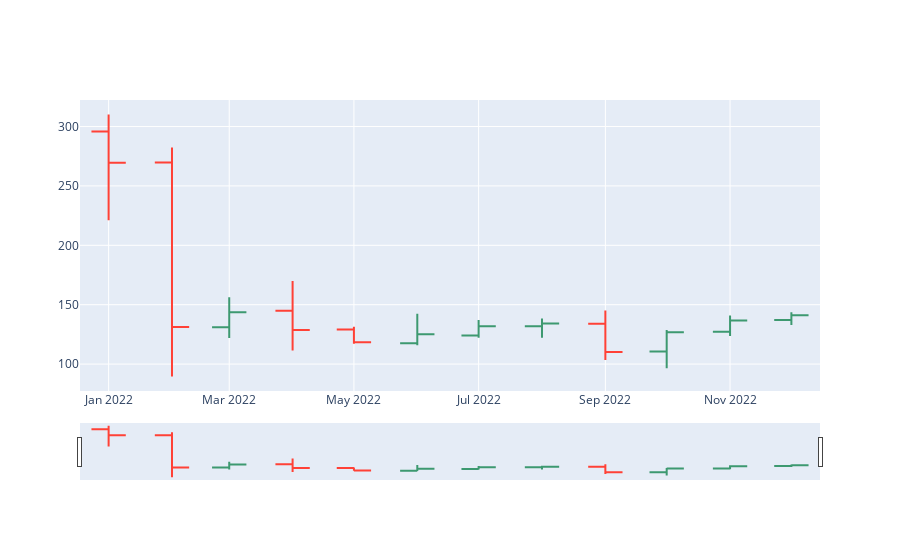

Source (notebook cell):
### Code cell
trace2 = go.Ohlc(x=sb_m.index,# Проблема месяц, есть ли решение на середину месяца
                open=sb_m['open'],
                high=sb_m['high'],
                low=sb_m['low'],
                close=sb_m['close'])


# layout = go.Layout(
#     xaxis = dict(
#         rangeslider = dict(
#             visible = False
#         )
#     )
# )

data2 = [trace2]
fig = go.Figure(data=data2)#,layout=layout)
iplot(fig)

### Figure 1 — Plotly figure (JSON) as saved in the notebook; plotly's stock layout.template omitted (floating-point values rounded to 4 significant figures)
{"data": [{"close": [269.4, 131.1, 143.7, 128.8, 118.3, 125.2, 131.9, 134.2, 110.2, 126.7, 136.8, 141.2], "high": [310.1, 282.3, 156.2, 169.9, 131.5, 142.3, 137.1, 138.3, 145.1, 128.6, 141.0, 143.6], "low": [221.0, 89.59, 122.0, 111.5, 117.1, 115.8, 122.2, 122.2, 103.4, 96.5, 123.8, 132.9], "open": [295.9, 269.7, 131.0, 145.0, 129.1, 117.5, 124.1, 131.8, 134.0, 110.6, 127.2, 137.1], "type": "ohlc", "x": ["2022-01-01T00:00:00.000000000", "2022-02-01T00:00:00.000000000", "2022-03-01T00:00:00.000000000", "2022-04-01T00:00:00.000000000", "2022-05-01T00:00:00.000000000", "2022-06-01T00:00:00.000000000", "2022-07-01T00:00:00.000000000", "2022-08-01T00:00:00.000000000", "2022-09-01T00:00:00.000000000", "2022-10-01T00:00:00.000000000", "2022-11-01T00:00:00.000000000", "2022-12-01T00:00:00.000000000"]}], "layout": {}}
